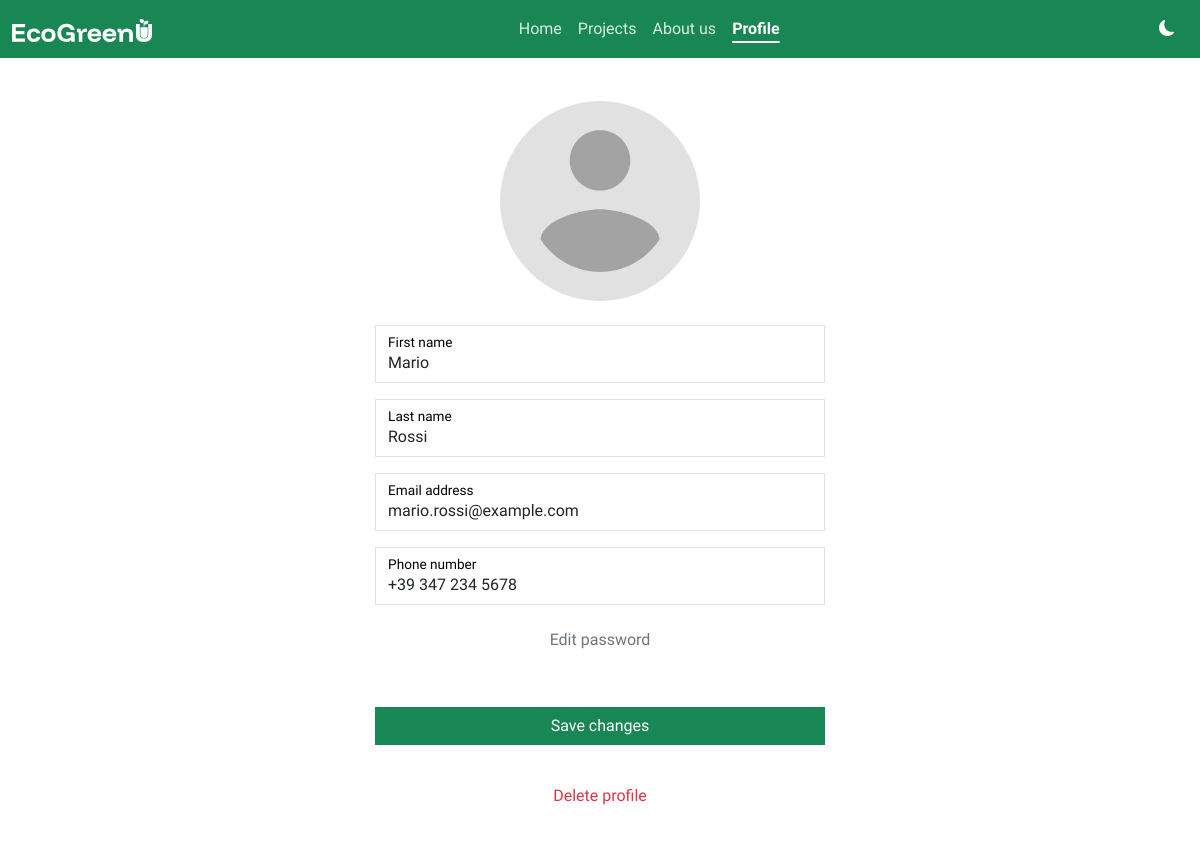
The page /pages/edit-profile.php (signed in) on the database its author committed.
### tables this page shows
CREATE TABLE IF NOT EXISTS tblusers (
  idUser INT NOT NULL PRIMARY KEY AUTO_INCREMENT,
  firstName CHAR(50) NOT NULL,
  lastName CHAR(50) NOT NULL,
  email CHAR(255) NOT NULL,
  phoneNumber CHAR(20),
  passwordHash CHAR(128) NOT NULL,
  profilePicPath CHAR(100)
);

### php/user/edit-profile.php (called while the page is built, shortened)
<?php
    if ($_SESSION['user_id'] != null){
        $db = new mysqli("localhost", "root", "", "dbecogreenu");
        if (isset($_SESSION['user_id'])) {
            $user_id = $_SESSION['user_id'];
            $result = $db->query("SELECT * FROM tblusers WHERE idUser = $user_id");
            if ($result->num_rows > 0) {
                $user = $result->fetch_assoc();
            } else {
                echo 'user not found';
            }
        }
    } else {
        header("location: login.php");
    }
?>

### pages/edit-profile.php (the view, shortened to what this page needs)
<?php include_once '../php/user/edit-profile.php' ?>
<!DOCTYPE html>
<html lang="en">
<head>
    <link rel="stylesheet" href="../css/styles.css">
    <link rel="stylesheet" href="../css/profile.css">
    <link href="https://cdn.jsdelivr.net/npm/bootstrap@5.3.3/dist/css/bootstrap.min.css" rel="stylesheet">
    <link rel="stylesheet" href="https://cdn.jsdelivr.net/npm/bootstrap-icons@1.11.3/font/bootstrap-icons.min.css">
</head>
<body>
    <div class="container-fluid p-0 m-0 position-absolute">
        <nav class="navbar sticky-top navbar-expand-lg bg-success">
            <div class="container-fluid d-flex">
                <a class="navbar-brand p-0 m-0" href="../index.php">
                    <img src="../assets/logo/logo-navbar.svg" alt="EcoGreenU logo">
                </a>
                <div class="collapse navbar-collapse" id="navbarNav">
                    <ul class="navbar-nav ms-auto me-auto">
                        <li class="nav-item">
                            <a class="nav-link text-white" aria-current="page" href="../index.php">Home</a>
                        </li>
                        <li class="nav-item">
                            <a class="nav-link text-white" href="projects.php">Projects</a>
                        </li>
                        <li class="nav-item">
                            <a class="nav-link text-white" href="about-us.php">About us</a>
                        </li>
                        <li class="nav-item">
                            <a class="nav-link text-white active" href="profile.php">Profile</a>
                        </li>
                    </ul>
                    <button id="theme-switch" class="btn btn-success text-white p-2">
                        <i class="bi bi-moon-fill"></i>
                    </button>
                </div>
            </div>
        </nav>
        <div class="container-fluid p-3 m-0 vh-100 w-100 d-flex flex-column justify-content-center align-items-center" id="main">
            <img src="../assets/images/pfp-default.jpg" width="200" class="rounded-circle mb-4" alt="User profile picture">
            <form action="edit-profile.php" method="POST">
                <div class="form-floating mb-3">
                    <input type="text" class="form-control rounded-0 focus-ring focus-ring-success" name="firstName" id="floatingFirstName" placeholder="John" value="<?=$user['firstName']?>">
                    <label for="floatingFirstName">First name</label>
                </div>
                <div class="form-floating mb-3">
                    <input type="text" class="form-control rounded-0 focus-ring focus-ring-success" name="lastName" id="floatingLastName" placeholder="Doe" value="<?=$user['lastName']?>">
                    <label for="floatingLastName">Last name</label>
                </div>
                <div class="form-floating mb-3">
                    <input type="email" class="form-control rounded-0 focus-ring focus-ring-success" name="email" id="floatingEmail" placeholder="name@example.com" value="<?=$user['email']?>">
                    <label for="floatingEmail">Email address</label>
                </div>
                <div class="form-floating mb-3">
                    <input type="tel" class="form-control rounded-0 focus-ring focus-ring-success" name="phoneNumber" id="floatingPhoneNumber" placeholder="name@example.com" value="<?=$user['phoneNumber']?>">
                    <label for="floatingPhoneNumber">Phone number</label>
                </div>
                <button type="button" class="btn text-secondary w-100 rounded-0" name="editProfile" data-bs-toggle="modal" data-bs-target="#changePasswordModal">Edit password</button>
                <button type="submit" class="btn btn-success w-100 rounded-0 mt-5" id="loginBtn" name="editProfile">Save changes</button>
                <button type="button" class="btn text-danger rounded-0 w-100 mt-3" data-bs-toggle="modal" data-bs-target="#deleteProfileModal">Delete profile</button>
            </form>
        </div>
    </div>
</body>

### css/styles.css (style rules this page uses)
:root { --background-color: #fff; --foreground-color: #000; --primary-green: #198754; --searchbar-results: #ddd; }
body { font-family: 'Funnel Display', 'Outfit', system-ui, -apple-system, BlinkMacSystemFont, 'Segoe UI', Roboto, Oxygen, Ubuntu, Cantarell, 'Open Sans', 'Helvetica Neue', sans-serif !important; background-color: var(--background-color) !important; color: var(--foreground-color) !important; }
#theme-switch { width: 42px; height: 42px; border-radius: 50%; display: flex; justify-content: center; align-items: center; }
.form-floating>.form-control-plaintext~label, .form-floating>.form-control:focus~label, .form-floating>.form-control:not(:placeholder-shown)~label, .form-floating>.form-select~label { color: var(--foreground-color) !important; }
a.navbar-brand { margin: 0 !important; padding: 0 !important; }
.nav-link.active { text-decoration: underline !important; text-decoration-thickness: 2px !important; text-underline-offset: 7px; font-weight: bold !important; }
.nav-link:not(.active) { opacity: .85; }

### css/profile.css (style rules this page uses)
form, .form-floating, #loginBtn, #signupBtn { width: 100% !important; max-width: 450px !important; }

### rows shown on the page
tblusers: firstName "Mario", lastName "Rossi", email "mario.rossi@example.com", phoneNumber "+39 347 234 5678"
